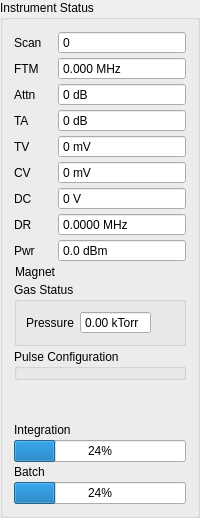
     <widget class="QGroupBox" name="statusGroupBox">
      <property name="minimumSize">
       <size>
        <width>200</width>
        <height>0</height>
       </size>
      </property>
      <property name="title">
       <string>Instrument Status</string>
      </property>
      <layout class="QVBoxLayout" name="verticalLayout_3">
       <property name="spacing">
        <number>3</number>
       </property>
       <item>
        <layout class="QFormLayout" name="formLayout">
         <property name="fieldGrowthPolicy">
          <enum>QFormLayout::ExpandingFieldsGrow</enum>
         </property>
         <property name="rowWrapPolicy">
          <enum>QFormLayout::WrapLongRows</enum>
         </property>
         <property name="verticalSpacing">
          <number>3</number>
         </property>
         <item row="0" column="0">
          <widget class="QLabel" name="label_3">
           <property name="text">
            <string>Scan</string>
           </property>
          </widget>
         </item>
         <item row="0" column="1">
          <widget class="QSpinBox" name="scanSpinBox">
           <property name="sizePolicy">
            <sizepolicy hsizetype="Expanding" vsizetype="Fixed">
             <horstretch>0</horstretch>
             <verstretch>0</verstretch>
            </sizepolicy>
           </property>
           <property name="focusPolicy">
            <enum>Qt::NoFocus</enum>
           </property>
           <property name="readOnly">
            <bool>true</bool>
           </property>
           <property name="buttonSymbols">
            <enum>QAbstractSpinBox::NoButtons</enum>
           </property>
           <property name="keyboardTracking">
            <bool>false</bool>
           </property>
           <property name="maximum">
            <number>2147483647</number>
           </property>
          </widget>
         </item>
         <item row="1" column="0">
          <widget class="QLabel" name="ftmLabel">
           <property name="text">
            <string>FTM</string>
           </property>
          </widget>
         </item>
         <item row="1" column="1">
          <widget class="QDoubleSpinBox" name="ftmDoubleSpinBox">
           <property name="sizePolicy">
            <sizepolicy hsizetype="Expanding" vsizetype="Fixed">
             <horstretch>0</horstretch>
             <verstretch>0</verstretch>
            </sizepolicy>
           </property>
           <property name="focusPolicy">
            <enum>Qt::NoFocus</enum>
           </property>
           <property name="readOnly">
            <bool>true</bool>
           </property>
           <property name="buttonSymbols">
            <enum>QAbstractSpinBox::NoButtons</enum>
           </property>
           <property name="keyboardTracking">
            <bool>false</bool>
           </property>
           <property name="suffix">
            <string> MHz</string>
           </property>
           <property name="decimals">
            <number>3</number>
           </property>
           <property name="maximum">
            <double>90000.000000000000000</double>
           </property>
          </widget>
         </item>
         <item row="2" column="0">
          <widget class="QLabel" name="attenuationLabel">
           <property name="text">
            <string>Attn</string>
           </property>
          </widget>
         </item>
         <item row="2" column="1">
          <widget class="QSpinBox" name="attenuationSpinBox">
           <property name="sizePolicy">
            <sizepolicy hsizetype="Expanding" vsizetype="Fixed">
             <horstretch>0</horstretch>
             <verstretch>0</verstretch>
            </sizepolicy>
           </property>
           <property name="focusPolicy">
            <enum>Qt::NoFocus</enum>
           </property>
           <property name="readOnly">
            <bool>true</bool>
           </property>
           <property name="buttonSymbols">
            <enum>QAbstractSpinBox::NoButtons</enum>
           </property>
           <property name="keyboardTracking">
            <bool>false</bool>
           </property>
           <property name="suffix">
            <string> dB</string>
           </property>
           <property name="prefix">
            <string/>
           </property>
           <property name="maximum">
            <number>10000000</number>
           </property>
          </widget>
         </item>
         <item row="3" column="0">
          <widget class="QLabel" name="label_20">
           <property name="text">
            <string>TA</string>
           </property>
          </widget>
         </item>
         <item row="3" column="1">
          <widget class="QSpinBox" name="taSpinBox">
           <property name="sizePolicy">
            <sizepolicy hsizetype="Expanding" vsizetype="Fixed">
             <horstretch>0</horstretch>
             <verstretch>0</verstretch>
            </sizepolicy>
           </property>
           <property name="readOnly">
            <bool>true</bool>
           </property>
           <property name="buttonSymbols">
            <enum>QAbstractSpinBox::NoButtons</enum>
           </property>
           <property name="suffix">
            <string> dB</string>
           </property>
           <property name="prefix">
            <string/>
           </property>
           <property name="maximum">
            <number>10000000</number>
           </property>
          </widget>
         </item>
         <item row="4" column="0">
          <widget class="QLabel" name="cvLabel">
           <property name="text">
            <string>TV</string>
           </property>
          </widget>
         </item>
         <item row="4" column="1">
          <widget class="QSpinBox" name="tvSpinBox">
           <property name="sizePolicy">
            <sizepolicy hsizetype="Expanding" vsizetype="Fixed">
             <horstretch>0</horstretch>
             <verstretch>0</verstretch>
            </sizepolicy>
           </property>
           <property name="toolTip">
            <string>Most recent cavity tuning voltage, in digitizer levels.</string>
           </property>
           <property name="readOnly">
            <bool>true</bool>
           </property>
           <property name="buttonSymbols">
            <enum>QAbstractSpinBox::NoButtons</enum>
           </property>
           <property name="suffix">
            <string> mV</string>
           </property>
           <property name="minimum">
            <number>-1</number>
           </property>
           <property name="maximum">
            <number>2147483647</number>
           </property>
          </widget>
         </item>
         <item row="5" column="0">
          <widget class="QLabel" name="label_21">
           <property name="text">
            <string>CV</string>
           </property>
          </widget>
         </item>
         <item row="5" column="1">
          <widget class="QSpinBox" name="cvSpinBox">
           <property name="sizePolicy">
            <sizepolicy hsizetype="Expanding" vsizetype="Fixed">
             <horstretch>0</horstretch>
             <verstretch>0</verstretch>
            </sizepolicy>
           </property>
           <property name="readOnly">
            <bool>true</bool>
           </property>
           <property name="buttonSymbols">
            <enum>QAbstractSpinBox::NoButtons</enum>
           </property>
           <property name="suffix">
            <string> mV</string>
           </property>
           <property name="minimum">
            <number>-10000</number>
           </property>
           <property name="maximum">
            <number>1000000</number>
           </property>
          </widget>
         </item>
         <item row="6" column="0">
          <widget class="QLabel" name="dcLabel">
           <property name="text">
            <string>DC</string>
           </property>
          </widget>
         </item>
         <item row="6" column="1">
          <widget class="QSpinBox" name="dcSpinBox">
           <property name="sizePolicy">
            <sizepolicy hsizetype="Expanding" vsizetype="Fixed">
             <horstretch>0</horstretch>
             <verstretch>0</verstretch>
            </sizepolicy>
           </property>
           <property name="focusPolicy">
            <enum>Qt::NoFocus</enum>
           </property>
           <property name="readOnly">
            <bool>true</bool>
           </property>
           <property name="buttonSymbols">
            <enum>QAbstractSpinBox::NoButtons</enum>
           </property>
           <property name="keyboardTracking">
            <bool>false</bool>
           </property>
           <property name="suffix">
            <string> V</string>
           </property>
           <property name="minimum">
            <number>-10000</number>
           </property>
           <property name="maximum">
            <number>10000</number>
           </property>
          </widget>
         </item>
         <item row="7" column="0">
          <widget class="QLabel" name="drLabel">
           <property name="text">
            <string>DR</string>
           </property>
          </widget>
         </item>
         <item row="7" column="1">
          <widget class="QDoubleSpinBox" name="drDoubleSpinBox">
           <property name="sizePolicy">
            <sizepolicy hsizetype="Expanding" vsizetype="Fixed">
             <horstretch>0</horstretch>
             <verstretch>0</verstretch>
            </sizepolicy>
           </property>
           <property name="focusPolicy">
            <enum>Qt::NoFocus</enum>
           </property>
           <property name="readOnly">
            <bool>true</bool>
           </property>
           <property name="buttonSymbols">
            <enum>QAbstractSpinBox::NoButtons</enum>
           </property>
           <property name="keyboardTracking">
            <bool>false</bool>
           </property>
           <property name="suffix">
            <string> MHz</string>
           </property>
           <property name="decimals">
            <number>4</number>
           </property>
           <property name="minimum">
            <double>-10.000000000000000</double>
           </property>
           <property name="maximum">
            <double>1000000000.000000000000000</double>
           </property>
          </widget>
         </item>
         <item row="8" column="0">
          <widget class="QLabel" name="pwrLabel">
           <property name="text">
            <string>Pwr</string>
           </property>
          </widget>
         </item>
         <item row="8" column="1">
          <widget class="QDoubleSpinBox" name="powerDoubleSpinBox">
           <property name="sizePolicy">
            <sizepolicy hsizetype="Expanding" vsizetype="Fixed">
             <horstretch>0</horstretch>
             <verstretch>0</verstretch>
            </sizepolicy>
           </property>
           <property name="focusPolicy">
            <enum>Qt::NoFocus</enum>
           </property>
           <property name="readOnly">
            <bool>true</bool>
           </property>
           <property name="buttonSymbols">
            <enum>QAbstractSpinBox::NoButtons</enum>
           </property>
           <property name="keyboardTracking">
            <bool>false</bool>
           </property>
           <property name="suffix">
            <string> dBm</string>
           </property>
           <property name="decimals">
            <number>1</number>
           </property>
           <property name="minimum">
            <double>-100.000000000000000</double>
           </property>
          </widget>
         </item>
         <item row="9" column="0">
          <widget class="QLabel" name="magLedLabel">
           <property name="text">
            <string>Magnet</string>
           </property>
           <property name="alignment">
            <set>Qt::AlignRight|Qt::AlignTrailing|Qt::AlignVCenter</set>
           </property>
          </widget>
         </item>
         <item row="9" column="1">
          <widget class="Led" name="magnetLed" native="true">
           <property name="minimumSize">
            <size>
             <width>0</width>
             <height>0</height>
            </size>
           </property>
          </widget>
         </item>
        </layout>
       </item>
       <item>
        <widget class="QGroupBox" name="flowStatusBox">
         <property name="title">
          <string>Gas Status</string>
         </property>
         <layout class="QGridLayout" name="gridLayout_2">
          <item row="0" column="0">
           <widget class="QLabel" name="label_13">
            <property name="text">
             <string>Pressure</string>
            </property>
            <property name="alignment">
             <set>Qt::AlignRight|Qt::AlignTrailing|Qt::AlignVCenter</set>
            </property>
           </widget>
          </item>
          <item row="0" column="1">
           <widget class="QDoubleSpinBox" name="pressureDoubleSpinBox">
            <property name="readOnly">
             <bool>true</bool>
            </property>
            <property name="buttonSymbols">
             <enum>QAbstractSpinBox::NoButtons</enum>
            </property>
            <property name="keyboardTracking">
             <bool>false</bool>
            </property>
            <property name="suffix">
             <string> kTorr</string>
            </property>
           </widget>
          </item>
          <item row="0" column="2">
           <widget class="Led" name="pressureLed" native="true"/>
          </item>
         </layout>
         <zorder>pressureDoubleSpinBox</zorder>
         <zorder>pressureLed</zorder>
         <zorder>label_13</zorder>
        </widget>
       </item>
       <item>
        <widget class="QGroupBox" name="pulseConfigBox">
         <property name="title">
          <string>Pulse Configuration</string>
         </property>
        </widget>
       </item>
       <item>
        <spacer name="verticalSpacer">
         <property name="orientation">
          <enum>Qt::Vertical</enum>
         </property>
         <property name="sizeHint" stdset="0">
          <size>
           <width>20</width>
           <height>40</height>
          </size>
         </property>
        </spacer>
       </item>
       <item>
        <layout class="QVBoxLayout" name="verticalLayout_2">
         <property name="spacing">
          <number>3</number>
         </property>
         <item>
          <widget class="QLabel" name="label">
           <property name="text">
            <string>Integration</string>
           </property>
          </widget>
         </item>
         <item>
          <widget class="QProgressBar" name="shotsProgressBar">
           <property name="value">
            <number>24</number>
           </property>
          </widget>
         </item>
         <item>
          <widget class="QLabel" name="label_2">
           <property name="text">
            <string>Batch</string>
           </property>
          </widget>
         </item>
         <item>
          <widget class="QProgressBar" name="batchProgressBar">
           <property name="value">
            <number>24</number>
           </property>
          </widget>
         </item>
        </layout>
       </item>
      </layout>
     </widget>
